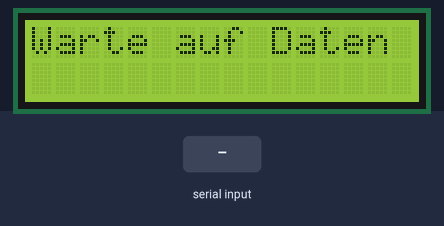
Bench run of a sketch on a simulated Arduino Uno, built with avr-gcc and run on an emulated ATmega328P. On the bench: 16×2 character LCD. The test bench sets the inputs (shaded band). What the sketch prints to the serial monitor is not drawn.

Above: at 1.2 s.
1.3 s: "1\n" received over the second serial link
At 2.5 s:
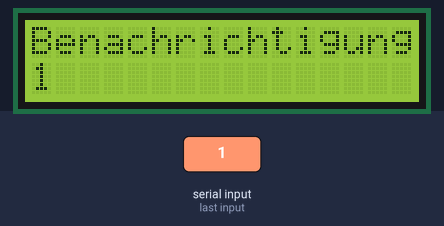
2.8 s: "0\n" received over the second serial link
At 3.9 s:
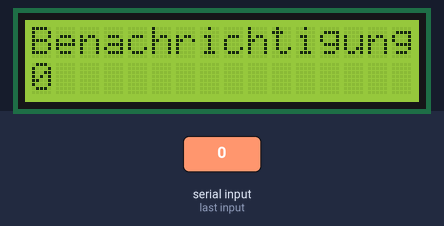
4.3 s: "2\n" received over the second serial link
At 5.0 s:
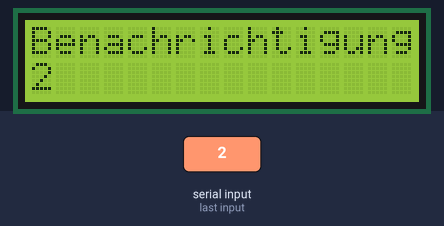
Timing chart, 0 to 7.3 s (numbered marks = the images above; inputs shaded):
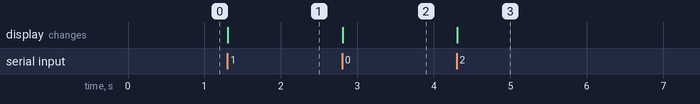

Measured:
- after the input at 1.3 s, the display: changes at once (image 1)
- after the input at 2.8 s, the display: changes at once (image 2)
- after the input at 4.3 s, the display: changes at once (image 3)

The sketch:

unor3.ino
```cpp
#include <LiquidCrystal.h>
#include <SoftwareSerial.h>

// LCD1602 Keypad Shield Pins
LiquidCrystal lcd(8, 9, 4, 5, 6, 7);

// SoftwareSerial für Kommunikation mit NodeMCU
SoftwareSerial mySerial(2, 3); // RX, TX

// Variablen für das Scrolling
String notification = "";
unsigned long scrollStartTime = 0;
int scrollIndex = 0;
const unsigned long scrollInterval = 300; // Scroll-Geschwindigkeit (ms)

void setup() {
  lcd.begin(16, 2);
  lcd.print("Warte auf Daten");
  mySerial.begin(9600);  // Kommunikation mit NodeMCU
  Serial.begin(9600);    // Debugging
}

void loop() {
  // Daten von NodeMCU empfangen
  if (mySerial.available()) {
    notification = mySerial.readStringUntil('\n'); // Empfang der Benachrichtigung
    notification.trim(); // Entferne unnötige Leerzeichen

    lcd.clear();
    lcd.setCursor(0, 0);
    lcd.print("Benachrichtigung:");
    Serial.println("Benachrichtigung empfangen:");
    Serial.println(notification);

    // Scrolling vorbereiten
    scrollStartTime = millis();
    scrollIndex = 0;

    // Sofortanzeige des Anfangs
    displayNotification(notification);
  }

  // Scroll-Mechanismus
  if (notification.length() > 16 && millis() - scrollStartTime >= scrollInterval) {
    scrollStartTime = millis();
    scrollIndex++;
    if (scrollIndex > notification.length() - 16) {
      scrollIndex = 0; // Zurück zum Anfang der Nachricht
    }
    displayNotification(notification.substring(scrollIndex));
  }
}

// Funktion zur Ausgabe der Benachrichtigung
void displayNotification(String text) {
  lcd.setCursor(0, 1);
  lcd.print("                "); // Lösche alte Zeichen
  lcd.setCursor(0, 1);
  lcd.print(text.substring(0, 16)); // Zeige max. 16 Zeichen an
}
```
